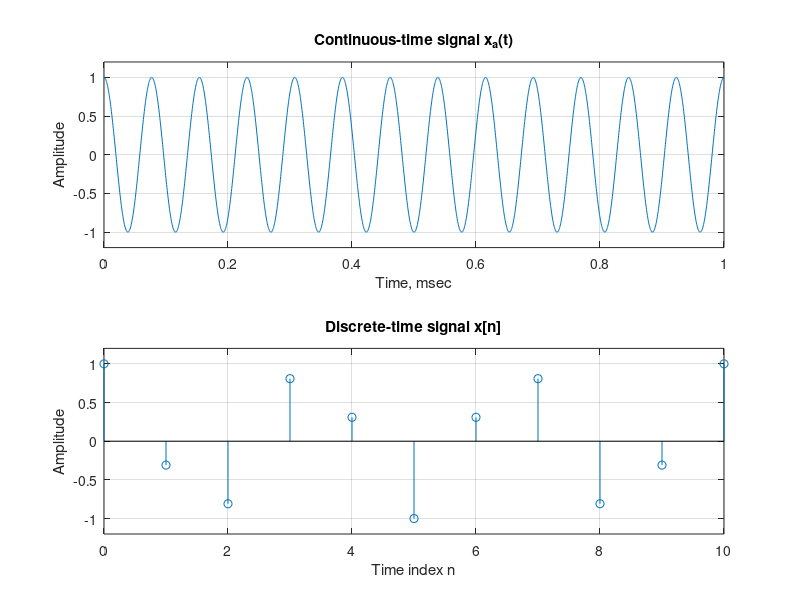

Write the MATLAB code that produced this figure.
% Program P5_1
% Illustration of the Sampling Process 
% in the Time-Domain
clf;
t = 0:0.0005:1;
f = 13;
xa = cos(2*pi*f*t);
subplot(2,1,1)
plot(t,xa);grid
xlabel('Time, msec');ylabel('Amplitude');
title('Continuous-time signal x_{a}(t)');
axis([0 1 -1.2 1.2])
subplot(2,1,2);
T = 0.1;
n = 0:T:1;
xs = cos(2*pi*f*n);
k = 0:length(n)-1;
stem(k,xs);grid;
xlabel('Time index n');ylabel('Amplitude');
title('Discrete-time signal x[n]');
axis([0 (length(n)-1) -1.2 1.2])
